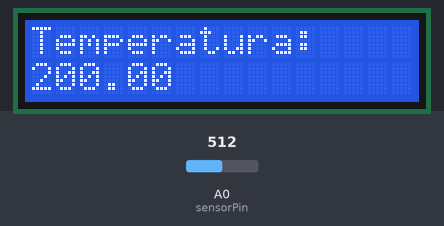
The sketch below on a simulated Arduino Uno, built with avr-gcc and run on an emulated ATmega328P. Shown: 16×2 character LCD. Inputs (shaded band) come from the test bench; at power-on: A0 (sensorPin) = 512.

Above: at 1.2 s.
1.3 s: A0 (sensorPin) set to 716
At 3.3 s:
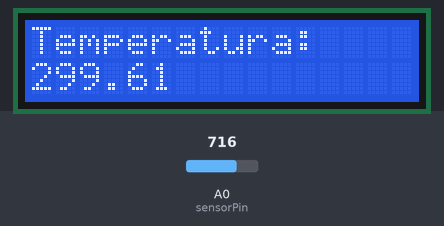
3.6 s: A0 (sensorPin) set to 900
At 5.3 s:
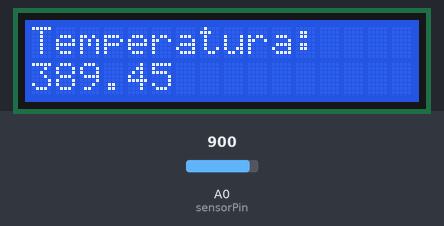
5.6 s: A0 (sensorPin) set to 1023
At 7.5 s:
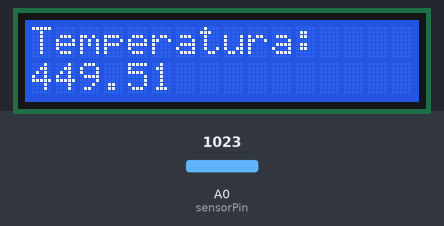
Timing chart, 0 to 9.0 s (numbered marks = the images above; inputs shaded):
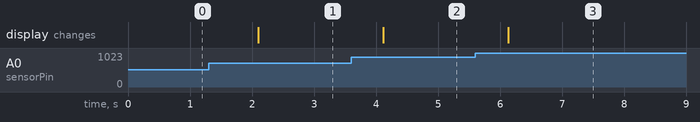

Measured:
- after the input at 1.3 s, the display: changes after 0.80 s (image 1)
- after the input at 3.6 s, the display: changes after 0.52 s (image 2)
- after the input at 5.6 s, the display: changes after 0.53 s (image 3)

The sketch:

lcd_temperature.ino
```cpp
#include <Wire.h>
#include <LCD.h>
#include <LiquidCrystal_I2C.h>

#define I2C_ADDR    0x27 // <<----- Add your address here.  Find it from I2C Scanner
#define BACKLIGHT_PIN     3
#define En_pin  2
#define Rw_pin  1
#define Rs_pin  0
#define D4_pin  4
#define D5_pin  5
#define D6_pin  6
#define D7_pin  7

int sensorPin = 0;

LiquidCrystal_I2C	lcd(I2C_ADDR,En_pin,Rw_pin,Rs_pin,D4_pin,D5_pin,D6_pin,D7_pin);

void setup()
{
  lcd.begin (16,2); //  <<----- My LCD was 16x2
  lcd.setBacklightPin(BACKLIGHT_PIN,POSITIVE);
  lcd.setBacklight(HIGH);
  lcd.home();
  lcd.print("Temperatura:");
}

void loop() {
 //getting the voltage reading from the temperature sensor
 int reading = analogRead(sensorPin);

 // converting that reading to voltage, for 3.3v arduino use 3.3
 float voltage = reading * 5.0;
 voltage /= 1024.0;

 // print out the voltage
 Serial.print(voltage); Serial.println(" volts");

 // now print out the temperature
 float temperatureC = (voltage - 0.5) * 100 ;  //converting from 10 mv per degree wit 500 mV offset
                                               //to degrees ((voltage - 500mV) times 100)
 Serial.print(temperatureC); Serial.println(" degrees C");
 lcd.setCursor(0,1);
 lcd.print(temperatureC);
 delay(1000);
}
```
